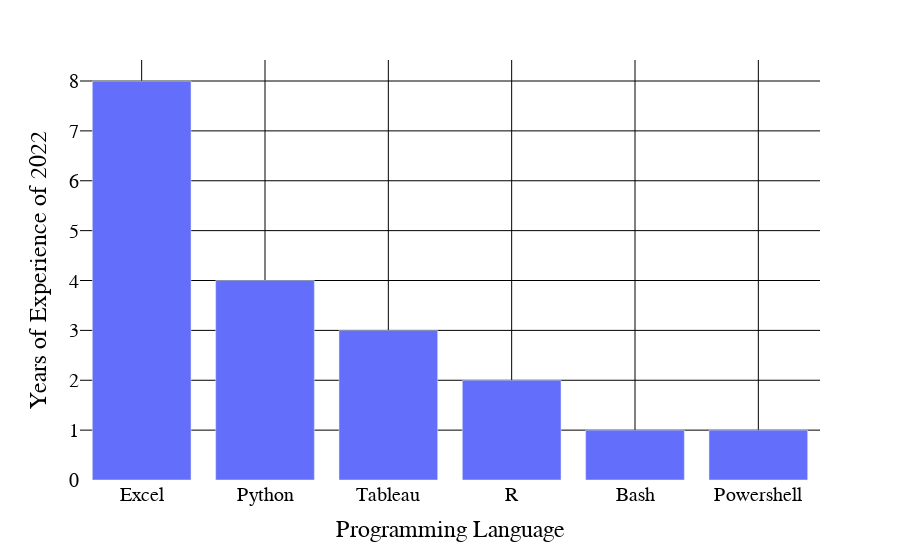

The cell this chart's notebook holds for it:
### Code cell
fig.update_xaxes(showgrid=True, gridwidth=1, gridcolor='black')
fig.update_yaxes(showgrid=True, gridwidth=1, gridcolor='black')
fig.update_layout(paper_bgcolor="rgba(0,0,0,0)",
                  plot_bgcolor="rgba(0,0,0,0)",
                  font_color ='black',
                  font_family= 'verdana',
                  font_size = 20)

### Figure 1 — Plotly figure (JSON) as saved in the notebook; plotly's stock layout.template omitted (floating-point values rounded to 4 significant figures)
{"data": [{"alignmentgroup": "True", "hovertemplate": "Programming Language=%{x}<br>Years of Experience of 2022=%{y}<extra></extra>", "legendgroup": "", "marker": {"color": "#636EFA", "pattern": {"shape": ""}}, "name": "", "offsetgroup": "", "orientation": "v", "showlegend": false, "textposition": "auto", "type": "bar", "x": ["Excel", "Python", "Tableau", "R", "Bash", "Powershell"], "xaxis": "x", "y": [8, 4, 3, 2, 1, 1], "yaxis": "y"}], "layout": {"autosize": true, "barmode": "relative", "font": {"color": "black", "family": "verdana", "size": 20}, "legend": {"tracegroupgap": 0}, "margin": {"t": 60}, "paper_bgcolor": "rgba(0, 0, 0, 0)", "plot_bgcolor": "rgba(0, 0, 0, 0)", "xaxis": {"anchor": "y", "autorange": true, "domain": [0, 1], "gridcolor": "black", "gridwidth": 1, "range": [-0.5, 5.5], "showgrid": true, "title": {"text": "Programming Language"}, "type": "category"}, "yaxis": {"anchor": "x", "autorange": true, "domain": [0, 1], "gridcolor": "black", "gridwidth": 1, "range": [0, 8.421], "showgrid": true, "title": {"text": "Years of Experience of 2022"}, "type": "linear"}}}
